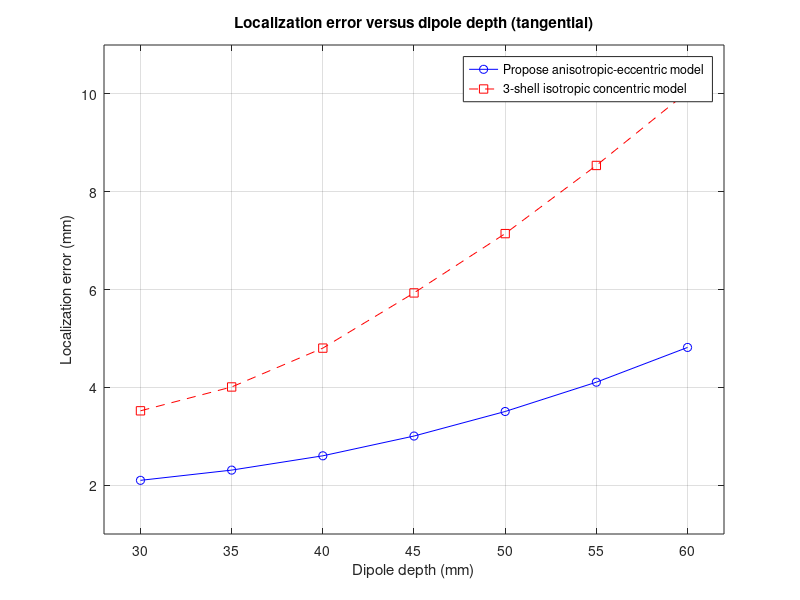

Write MATLAB code to recreate this figure.
clear all
close all
clc
format longeng
depth=[30 35 40 45 50 55 60];
Three_shell=[3.51916 4.00697 4.80139 5.93031 7.14286 8.53659 10.0418];
proposed=[2.09756 2.30662 2.5993 3.00348 3.50523 4.10453 4.81533];
plot(depth,proposed,'b-o')
hold on
plot(depth,Three_shell,'r--s')
xlabel('Dipole depth (mm)')
ylabel('Localization error (mm)')
title('Localization error versus dipole depth (tangential)')
grid on
axis([28 62 1 11])
legend('Propose anisotropic-eccentric model','3-shell isotropic concentric model')
